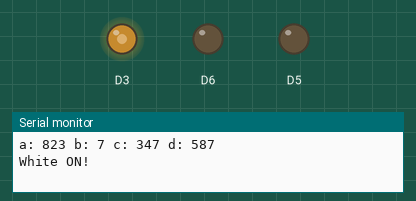
A sketch run on a simulated ESP8266 (NodeMCU). On the bench: output pins drawn as LEDs (lit = HIGH), the last lines printed to the serial monitor. Random numbers use the default seed unless the sketch sets one.

Above: at 0.1 s.
At 12.1 s:
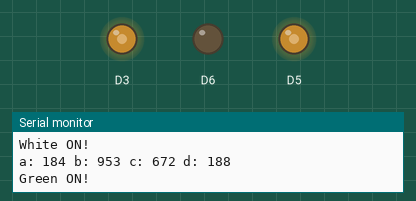
At 36.1 s:
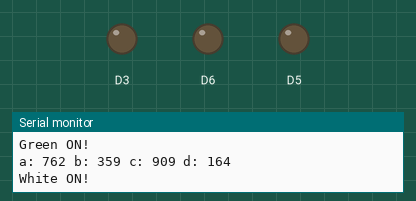
Timing chart, 0 to 37.6 s (numbered marks = the images above):
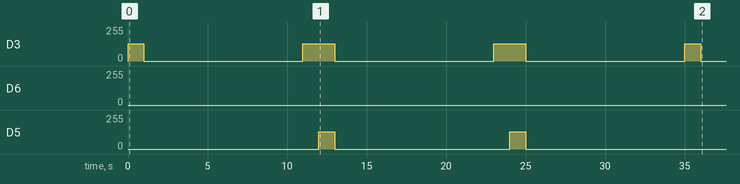

The sketch:

02.ino
```cpp
void setup() {
  // put your setup code here, to run once:
  Serial.begin(115200);
  pinMode(D3,OUTPUT);
  pinMode(D5,OUTPUT);
  pinMode(D6,OUTPUT);
}

void loop() {
  digitalWrite(D3,LOW);
  digitalWrite(D5,LOW);
  digitalWrite(D6,LOW);
  int a = random(999);
  int b = random(999);
  int c = random(999);
  int d = random(999);
  if(a>b || a<c){
    analogWrite(D3,128);
    Serial.println("a: "+ String(a) + " b: "+String(b)+" c: "+String(c)+" d: "+String(d));
    Serial.println("White ON!");
    delay(1000);
  }
  if(c>a && a<b){
    analogWrite(D5,128);
    Serial.println("a: "+ String(a) + " b: "+String(b)+" c: "+String(c)+" d: "+String(d));
    Serial.println("Green ON!");
    delay(1000);
  }
  if(b>c && b>a && c<a){
    analogWrite(D6,128);
    Serial.println("a: "+ String(a) + " b: "+String(b)+" c: "+String(c)+" d: "+String(d));
    Serial.println("Red ON!");
    delay(1000);
  }
  if(d>a && d>b && d>c){
    Serial.println("a: "+ String(a) + " b: "+String(b)+" c: "+String(c)+" d: "+String(d));
    Serial.println("ALL ON!");
    for(int i=0;i<10;i++){
      digitalWrite(D3,HIGH);
      digitalWrite(D5,HIGH);
      digitalWrite(D6,HIGH);
      delay(100);
      digitalWrite(D3,LOW);
      digitalWrite(D5,LOW);
      digitalWrite(D6,LOW);
      delay(100);
    }
  }
  digitalWrite(D3,LOW);
  digitalWrite(D5,LOW);
  digitalWrite(D6,LOW);
  delay(10000);
}
```

Measured:
- by itself, D3: repeats every 12.0 s: 0/255 10.0 s, 128/255 2.0 s
- by itself, D5: alternates 128/255 for 1.0 s and 0/255 for 11.0 s
